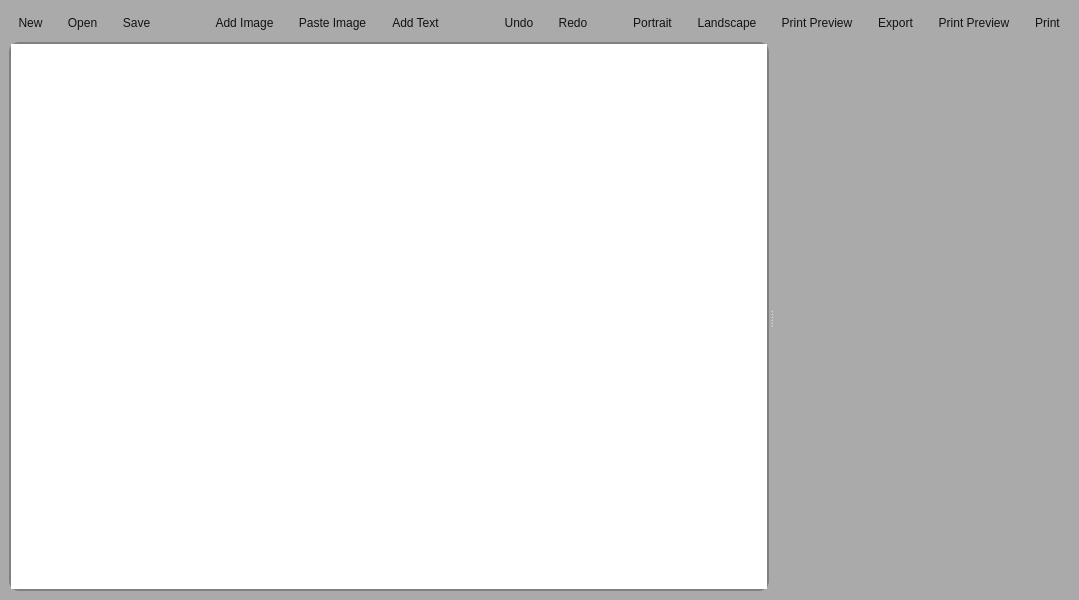
<?xml version="1.0" encoding="UTF-8"?>
<ui version="4.0">
 <class>JIMainWindow</class>
 <widget class="QMainWindow" name="JIMainWindow">
  <property name="geometry">
   <rect>
    <x>0</x>
    <y>0</y>
    <width>1023</width>
    <height>600</height>
   </rect>
  </property>
  <property name="windowTitle">
   <string>JIMainWindow</string>
  </property>
  <property name="styleSheet">
   <string notr="true">#JIMainWindow, .QMainWindow {
background-color: rgb(170, 170, 170);
}
QToolButton {
	color: rgb(18, 18, 18);
    background-color: none;  /* Set no background by default */
    border-radius: 5px;  /* Set the desired radius for rounded corners */
	padding: 5px;
	icon-size: 24px;
}

QToolButton:hover {
    background-color: rgba(255, 255, 255, 0.5);  /* Set semi-transparent white background on hover */
}

QToolButton:checked {
    background-color: rgba(255, 255, 255, 0.7);
}

QGraphicsView {
    border:  2px solid gray;
    border-radius: 10px;
}
</string>
  </property>
  <widget class="QWidget" name="centralwidget">
   <layout class="QVBoxLayout" name="verticalLayout">
    <item>
     <layout class="QHBoxLayout" name="horizontalLayout">
      <property name="topMargin">
       <number>0</number>
      </property>
      <item>
       <widget class="QToolButton" name="btn_new">
        <property name="text">
         <string>New</string>
        </property>
        <property name="iconSize">
         <size>
          <width>32</width>
          <height>32</height>
         </size>
        </property>
       </widget>
      </item>
      <item>
       <widget class="QToolButton" name="btn_load">
        <property name="text">
         <string>Open</string>
        </property>
        <property name="iconSize">
         <size>
          <width>32</width>
          <height>32</height>
         </size>
        </property>
        <property name="autoRaise">
         <bool>false</bool>
        </property>
       </widget>
      </item>
      <item>
       <widget class="QToolButton" name="btn_save">
        <property name="text">
         <string>Save</string>
        </property>
        <property name="iconSize">
         <size>
          <width>32</width>
          <height>32</height>
         </size>
        </property>
        <property name="autoRaise">
         <bool>true</bool>
        </property>
       </widget>
      </item>
      <item>
       <spacer name="horizontalSpacer">
        <property name="orientation">
         <enum>Qt::Horizontal</enum>
        </property>
        <property name="sizeType">
         <enum>QSizePolicy::Fixed</enum>
        </property>
        <property name="sizeHint" stdset="0">
         <size>
          <width>40</width>
          <height>20</height>
         </size>
        </property>
       </spacer>
      </item>
      <item>
       <widget class="QToolButton" name="btn_addImage">
        <property name="text">
         <string>Add Image</string>
        </property>
        <property name="iconSize">
         <size>
          <width>32</width>
          <height>32</height>
         </size>
        </property>
       </widget>
      </item>
      <item>
       <widget class="QToolButton" name="btn_paste">
        <property name="text">
         <string>Paste Image</string>
        </property>
        <property name="iconSize">
         <size>
          <width>32</width>
          <height>32</height>
         </size>
        </property>
       </widget>
      </item>
      <item>
       <widget class="QToolButton" name="btn_text">
        <property name="text">
         <string>Add Text</string>
        </property>
        <property name="iconSize">
         <size>
          <width>32</width>
          <height>32</height>
         </size>
        </property>
       </widget>
      </item>
      <item>
       <spacer name="horizontalSpacer_3">
        <property name="orientation">
         <enum>Qt::Horizontal</enum>
        </property>
        <property name="sizeType">
         <enum>QSizePolicy::Fixed</enum>
        </property>
        <property name="sizeHint" stdset="0">
         <size>
          <width>40</width>
          <height>20</height>
         </size>
        </property>
       </spacer>
      </item>
      <item>
       <widget class="QToolButton" name="btn_undo">
        <property name="text">
         <string>Undo</string>
        </property>
        <property name="iconSize">
         <size>
          <width>32</width>
          <height>32</height>
         </size>
        </property>
       </widget>
      </item>
      <item>
       <widget class="QToolButton" name="btn_redo">
        <property name="text">
         <string>Redo</string>
        </property>
        <property name="iconSize">
         <size>
          <width>32</width>
          <height>32</height>
         </size>
        </property>
       </widget>
      </item>
      <item>
       <spacer name="horizontalSpacer_4">
        <property name="orientation">
         <enum>Qt::Horizontal</enum>
        </property>
        <property name="sizeType">
         <enum>QSizePolicy::Fixed</enum>
        </property>
        <property name="sizeHint" stdset="0">
         <size>
          <width>20</width>
          <height>20</height>
         </size>
        </property>
       </spacer>
      </item>
      <item>
       <widget class="QToolButton" name="btn_portrait">
        <property name="text">
         <string>Portrait</string>
        </property>
        <property name="iconSize">
         <size>
          <width>32</width>
          <height>32</height>
         </size>
        </property>
        <property name="checkable">
         <bool>true</bool>
        </property>
       </widget>
      </item>
      <item>
       <widget class="QToolButton" name="btn_landscape">
        <property name="text">
         <string>Landscape</string>
        </property>
        <property name="iconSize">
         <size>
          <width>32</width>
          <height>32</height>
         </size>
        </property>
        <property name="checkable">
         <bool>true</bool>
        </property>
       </widget>
      </item>
      <item>
       <widget class="QToolButton" name="btn_paperSize">
        <property name="text">
         <string>Print Preview</string>
        </property>
        <property name="iconSize">
         <size>
          <width>32</width>
          <height>32</height>
         </size>
        </property>
        <property name="autoRaise">
         <bool>true</bool>
        </property>
       </widget>
      </item>
      <item>
       <spacer name="horizontalSpacer_2">
        <property name="orientation">
         <enum>Qt::Horizontal</enum>
        </property>
        <property name="sizeHint" stdset="0">
         <size>
          <width>40</width>
          <height>20</height>
         </size>
        </property>
       </spacer>
      </item>
      <item>
       <widget class="QToolButton" name="btn_exportImage">
        <property name="text">
         <string>Export</string>
        </property>
        <property name="iconSize">
         <size>
          <width>32</width>
          <height>32</height>
         </size>
        </property>
        <property name="autoRaise">
         <bool>true</bool>
        </property>
       </widget>
      </item>
      <item>
       <widget class="QToolButton" name="btn_preview">
        <property name="text">
         <string>Print Preview</string>
        </property>
        <property name="iconSize">
         <size>
          <width>32</width>
          <height>32</height>
         </size>
        </property>
        <property name="autoRaise">
         <bool>true</bool>
        </property>
       </widget>
      </item>
      <item>
       <widget class="QToolButton" name="btn_print">
        <property name="text">
         <string>Print</string>
        </property>
        <property name="iconSize">
         <size>
          <width>32</width>
          <height>32</height>
         </size>
        </property>
        <property name="autoRaise">
         <bool>true</bool>
        </property>
       </widget>
      </item>
     </layout>
    </item>
    <item>
     <widget class="QSplitter" name="splitter">
      <property name="sizePolicy">
       <sizepolicy hsizetype="Expanding" vsizetype="Expanding">
        <horstretch>0</horstretch>
        <verstretch>0</verstretch>
       </sizepolicy>
      </property>
      <property name="orientation">
       <enum>Qt::Horizontal</enum>
      </property>
      <widget class="JIGraphicsView" name="graphicsView">
       <property name="styleSheet">
        <string notr="true"/>
       </property>
      </widget>
      <widget class="JISideBarWidget" name="mw_sidebar" native="true"/>
     </widget>
    </item>
   </layout>
  </widget>
  <widget class="QMenuBar" name="menubar">
   <property name="geometry">
    <rect>
     <x>0</x>
     <y>0</y>
     <width>1023</width>
     <height>24</height>
    </rect>
   </property>
  </widget>
 </widget>
 <customwidgets>
  <customwidget>
   <class>JIGraphicsView</class>
   <extends>QGraphicsView</extends>
   <header>jigraphicsview.h</header>
  </customwidget>
  <customwidget>
   <class>JISideBarWidget</class>
   <extends>QWidget</extends>
   <header>jisidebarwidget.h</header>
   <container>1</container>
  </customwidget>
 </customwidgets>
 <resources/>
 <connections/>
</ui>
